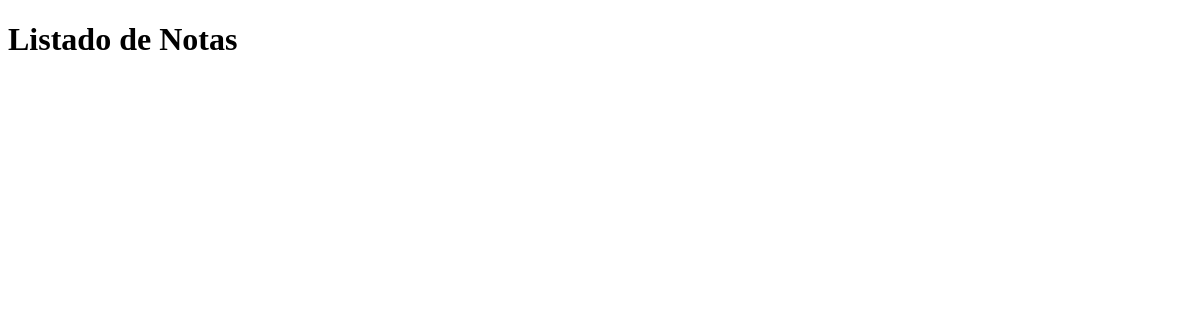
/notas/, run on an earlier commit of the app's database.
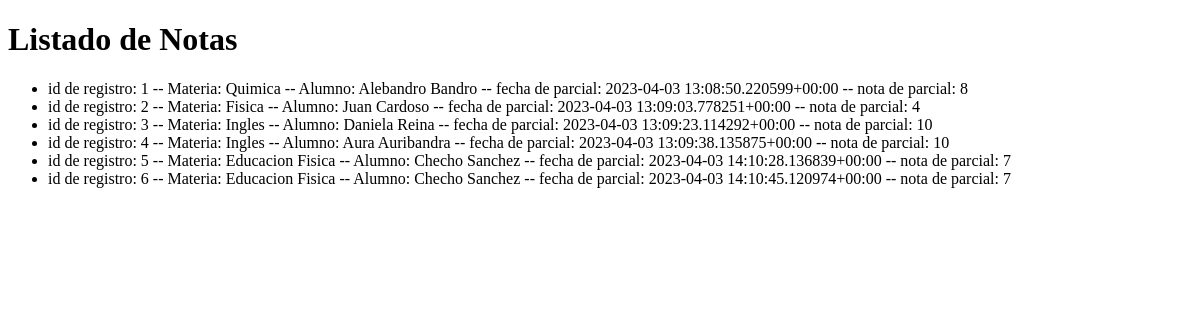
And on a later commit of the database.
### tercera_pre_entrega/models.py (models this page shows)
class Notas(models.Model):
    alumno = models.TextField(max_length=100)
    materia = models.TextField(max_length=100)
    fecha_parcial = models.DateTimeField(auto_now_add=True)
    nota_parcial = models.TextField(max_length=2)
    def __str__(self):
        return f"id de registro: {self.id} -- Materia: {self.materia}   --   Alumno: {self.alumno}   --   fecha de parcial: {self.fecha_parcial}  --   nota de parcial: {self.nota_parcial}"

### tercera_pre_entrega/views.py (the view)
# urls.py: path('notas/',mostrar_notas, name = "notas"),
def mostrar_notas(request):
    notas = Notas.objects.all()
    total_notas = len(notas)
    context = {
        "notas": notas,
        "total_notas":total_notas,
        "form": NotasForm(),
    }
    return render(request, "tercera_pre_entrega/notas.html", context)

### tercera_pre_entrega/templates/tercera_pre_entrega/notas.html (shortened to what this page needs)
{% extends 'tercera_pre_entrega/base.html'%}
{%block titulo%} Listado de Notas {%endblock%}
{%block listado%}
    <ul>
        {%  for nota in notas %}
            <li>{{nota}}</li>
        {% endfor %}
    </ul>
{% endblock %}

### tercera_pre_entrega/templates/tercera_pre_entrega/base.html (shortened to what this page needs)
<!DOCTYPE html>
<html lang="en">
<head>
</head>
<body>
<h1>{% block titulo %}  {% endblock %}</h1>
{% block listado %}  {% endblock %}
</body>
</html>

What changed in the data, as far as the page shows it:
added Notas: id+materia+alumno "id de registro: 1 -- Materia: Quimica -- Alumno: Alebandro Bandro -- fecha de parcial: 2023-04-03 13:08:50.220599+00:00 -- nota de parcial: 8"
added Notas: id+materia+alumno "id de registro: 2 -- Materia: Fisica -- Alumno: Juan Cardoso -- fecha de parcial: 2023-04-03 13:09:03.778251+00:00 -- nota de parcial: 4"
added Notas: id+materia+alumno "id de registro: 3 -- Materia: Ingles -- Alumno: Daniela Reina -- fecha de parcial: 2023-04-03 13:09:23.114292+00:00 -- nota de parcial: 10"
added Notas: id+materia+alumno "id de registro: 4 -- Materia: Ingles -- Alumno: Aura Auribandra -- fecha de parcial: 2023-04-03 13:09:38.135875+00:00 -- nota de parcial: 10"
added Notas: id+materia+alumno "id de registro: 5 -- Materia: Educacion Fisica -- Alumno: Checho Sanchez -- fecha de parcial: 2023-04-03 14:10:28.136839+00:00 -- nota de parcial: 7"
added Notas: id+materia+alumno "id de registro: 6 -- Materia: Educacion Fisica -- Alumno: Checho Sanchez -- fecha de parcial: 2023-04-03 14:10:45.120974+00:00 -- nota de parcial: 7"
